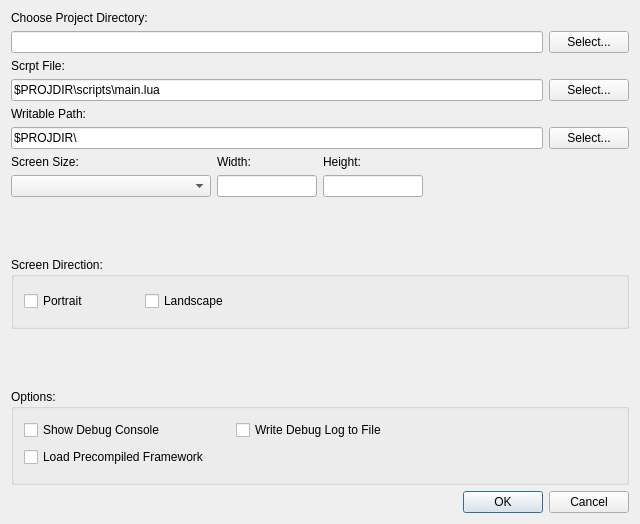
<?xml version="1.0" encoding="UTF-8"?>
<ui version="4.0">
 <class>ProjectConfigUI</class>
 <widget class="QDialog" name="ProjectConfigUI">
  <property name="geometry">
   <rect>
    <x>0</x>
    <y>0</y>
    <width>640</width>
    <height>524</height>
   </rect>
  </property>
  <property name="minimumSize">
   <size>
    <width>640</width>
    <height>0</height>
   </size>
  </property>
  <property name="maximumSize">
   <size>
    <width>640</width>
    <height>640</height>
   </size>
  </property>
  <property name="windowTitle">
   <string>Project Config</string>
  </property>
  <property name="locale">
   <locale language="English" country="UnitedStates"/>
  </property>
  <property name="sizeGripEnabled">
   <bool>false</bool>
  </property>
  <property name="modal">
   <bool>true</bool>
  </property>
  <layout class="QGridLayout" name="gridLayout_2">
   <item row="0" column="0">
    <layout class="QVBoxLayout" name="verticalLayout">
     <item>
      <widget class="QLabel" name="label">
       <property name="text">
        <string>Choose Project Directory:</string>
       </property>
      </widget>
     </item>
     <item>
      <layout class="QHBoxLayout" name="horizontalLayout">
       <item>
        <widget class="QLineEdit" name="projectDir"/>
       </item>
       <item>
        <widget class="QPushButton" name="projectDirButton">
         <property name="text">
          <string>Select...</string>
         </property>
        </widget>
       </item>
      </layout>
     </item>
     <item>
      <widget class="QLabel" name="label_2">
       <property name="text">
        <string>Scrpt File:</string>
       </property>
      </widget>
     </item>
     <item>
      <layout class="QHBoxLayout" name="horizontalLayout_2">
       <item>
        <widget class="QLineEdit" name="scriptFileName">
         <property name="text">
          <string>$PROJDIR\scripts\main.lua</string>
         </property>
        </widget>
       </item>
       <item>
        <widget class="QPushButton" name="scriptFileNameButton">
         <property name="text">
          <string>Select...</string>
         </property>
        </widget>
       </item>
      </layout>
     </item>
     <item>
      <widget class="QLabel" name="label_3">
       <property name="font">
        <font>
         <kerning>true</kerning>
        </font>
       </property>
       <property name="text">
        <string>Writable Path:</string>
       </property>
      </widget>
     </item>
     <item>
      <layout class="QHBoxLayout" name="horizontalLayout_3">
       <item>
        <widget class="QLineEdit" name="writablePath">
         <property name="text">
          <string>$PROJDIR\</string>
         </property>
        </widget>
       </item>
       <item>
        <widget class="QPushButton" name="writeablePathButton">
         <property name="text">
          <string>Select...</string>
         </property>
        </widget>
       </item>
      </layout>
     </item>
     <item>
      <layout class="QGridLayout" name="gridLayout">
       <item row="0" column="0">
        <widget class="QLabel" name="label_4">
         <property name="text">
          <string>Screen Size:</string>
         </property>
        </widget>
       </item>
       <item row="0" column="1">
        <widget class="QLabel" name="label_5">
         <property name="text">
          <string>Width:</string>
         </property>
        </widget>
       </item>
       <item row="0" column="2">
        <widget class="QLabel" name="label_6">
         <property name="text">
          <string>Height:</string>
         </property>
        </widget>
       </item>
       <item row="1" column="0">
        <widget class="QComboBox" name="screenSizeComboBox">
         <property name="minimumSize">
          <size>
           <width>200</width>
           <height>0</height>
          </size>
         </property>
        </widget>
       </item>
       <item row="1" column="1">
        <widget class="QLineEdit" name="screenWidth">
         <property name="enabled">
          <bool>true</bool>
         </property>
         <property name="maximumSize">
          <size>
           <width>100</width>
           <height>16777215</height>
          </size>
         </property>
        </widget>
       </item>
       <item row="1" column="2">
        <widget class="QLineEdit" name="screenHeight">
         <property name="enabled">
          <bool>true</bool>
         </property>
         <property name="maximumSize">
          <size>
           <width>100</width>
           <height>16777215</height>
          </size>
         </property>
        </widget>
       </item>
       <item row="1" column="3">
        <spacer name="horizontalSpacer">
         <property name="orientation">
          <enum>Qt::Horizontal</enum>
         </property>
         <property name="sizeHint" stdset="0">
          <size>
           <width>40</width>
           <height>20</height>
          </size>
         </property>
        </spacer>
       </item>
      </layout>
     </item>
     <item>
      <spacer name="verticalSpacer">
       <property name="orientation">
        <enum>Qt::Vertical</enum>
       </property>
       <property name="sizeHint" stdset="0">
        <size>
         <width>14</width>
         <height>13</height>
        </size>
       </property>
      </spacer>
     </item>
     <item>
      <widget class="QGroupBox" name="groupBox">
       <property name="sizePolicy">
        <sizepolicy hsizetype="Preferred" vsizetype="MinimumExpanding">
         <horstretch>0</horstretch>
         <verstretch>0</verstretch>
        </sizepolicy>
       </property>
       <property name="minimumSize">
        <size>
         <width>0</width>
         <height>72</height>
        </size>
       </property>
       <property name="locale">
        <locale language="English" country="UnitedStates"/>
       </property>
       <property name="title">
        <string>Screen Direction:</string>
       </property>
       <property name="flat">
        <bool>false</bool>
       </property>
       <property name="checkable">
        <bool>false</bool>
       </property>
       <widget class="QCheckBox" name="landscapeCheckBox">
        <property name="geometry">
         <rect>
          <x>134</x>
          <y>34</y>
          <width>120</width>
          <height>20</height>
         </rect>
        </property>
        <property name="minimumSize">
         <size>
          <width>120</width>
          <height>0</height>
         </size>
        </property>
        <property name="text">
         <string>Landscape</string>
        </property>
       </widget>
       <widget class="QCheckBox" name="protratCheckBox">
        <property name="geometry">
         <rect>
          <x>13</x>
          <y>34</y>
          <width>120</width>
          <height>20</height>
         </rect>
        </property>
        <property name="minimumSize">
         <size>
          <width>120</width>
          <height>0</height>
         </size>
        </property>
        <property name="locale">
         <locale language="English" country="UnitedStates"/>
        </property>
        <property name="text">
         <string>Portrait</string>
        </property>
       </widget>
      </widget>
     </item>
     <item>
      <spacer name="verticalSpacer_2">
       <property name="orientation">
        <enum>Qt::Vertical</enum>
       </property>
       <property name="sizeHint" stdset="0">
        <size>
         <width>14</width>
         <height>13</height>
        </size>
       </property>
      </spacer>
     </item>
     <item>
      <widget class="QGroupBox" name="groupBox_2">
       <property name="sizePolicy">
        <sizepolicy hsizetype="Preferred" vsizetype="MinimumExpanding">
         <horstretch>0</horstretch>
         <verstretch>0</verstretch>
        </sizepolicy>
       </property>
       <property name="minimumSize">
        <size>
         <width>0</width>
         <height>96</height>
        </size>
       </property>
       <property name="title">
        <string>Options:</string>
       </property>
       <widget class="QCheckBox" name="loadPreFramework">
        <property name="geometry">
         <rect>
          <x>13</x>
          <y>58</y>
          <width>211</width>
          <height>20</height>
         </rect>
        </property>
        <property name="text">
         <string>Load Precompiled Framework</string>
        </property>
        <property name="checked">
         <bool>false</bool>
        </property>
       </widget>
       <widget class="QCheckBox" name="logToFile">
        <property name="geometry">
         <rect>
          <x>225</x>
          <y>31</y>
          <width>173</width>
          <height>20</height>
         </rect>
        </property>
        <property name="text">
         <string>Write Debug Log to File</string>
        </property>
        <property name="checked">
         <bool>false</bool>
        </property>
       </widget>
       <widget class="QCheckBox" name="showDebugConsole">
        <property name="geometry">
         <rect>
          <x>13</x>
          <y>31</y>
          <width>159</width>
          <height>20</height>
         </rect>
        </property>
        <property name="text">
         <string>Show Debug Console</string>
        </property>
        <property name="checked">
         <bool>false</bool>
        </property>
       </widget>
      </widget>
     </item>
     <item>
      <widget class="QDialogButtonBox" name="buttonBox">
       <property name="orientation">
        <enum>Qt::Horizontal</enum>
       </property>
       <property name="standardButtons">
        <set>QDialogButtonBox::Cancel|QDialogButtonBox::Ok</set>
       </property>
       <property name="centerButtons">
        <bool>false</bool>
       </property>
      </widget>
     </item>
    </layout>
   </item>
  </layout>
 </widget>
 <resources/>
 <connections>
  <connection>
   <sender>buttonBox</sender>
   <signal>accepted()</signal>
   <receiver>ProjectConfigUI</receiver>
   <slot>accept()</slot>
   <hints>
    <hint type="sourcelabel">
     <x>248</x>
     <y>254</y>
    </hint>
    <hint type="destinationlabel">
     <x>157</x>
     <y>274</y>
    </hint>
   </hints>
  </connection>
  <connection>
   <sender>buttonBox</sender>
   <signal>rejected()</signal>
   <receiver>ProjectConfigUI</receiver>
   <slot>reject()</slot>
   <hints>
    <hint type="sourcelabel">
     <x>316</x>
     <y>260</y>
    </hint>
    <hint type="destinationlabel">
     <x>286</x>
     <y>274</y>
    </hint>
   </hints>
  </connection>
 </connections>
</ui>
